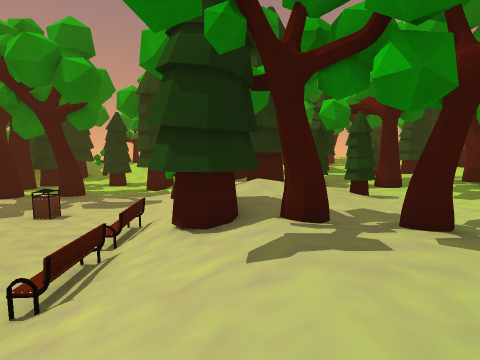
view 1 (above)

19 first-person views from a walk through a Unity game level. The camera is 1.2 m above the floor, tilts 6° down and sees 80° across. The floor is counted in squares, 1 m on a side. Each view is taken from the middle of a square. On the plan, view 1 faces up. The plan holds only what a view shows up to about 13 squares ahead; the rest is blank. The place goes on beyond the plan. The player character is not drawn. Some animated figures are left out. Some surface patterns are stand-ins.

view 2
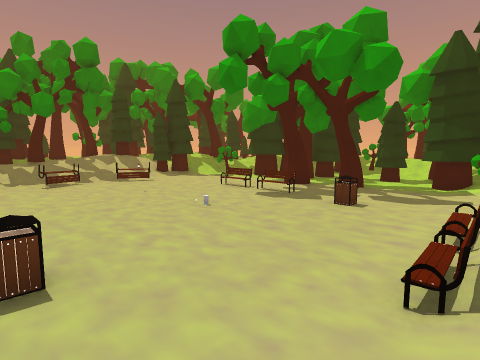

view 3
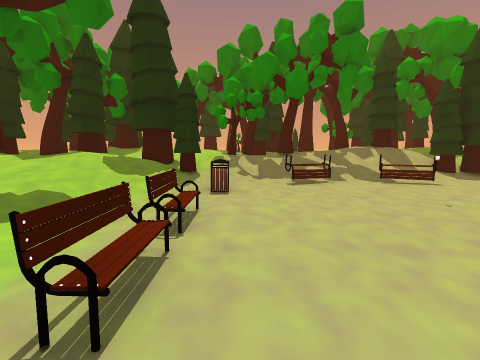

view 4
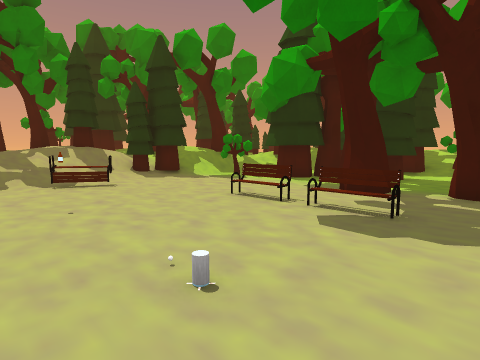

view 5
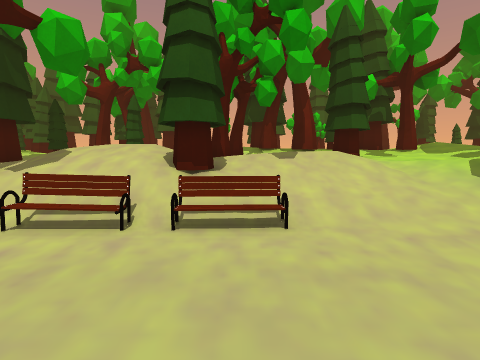

view 6
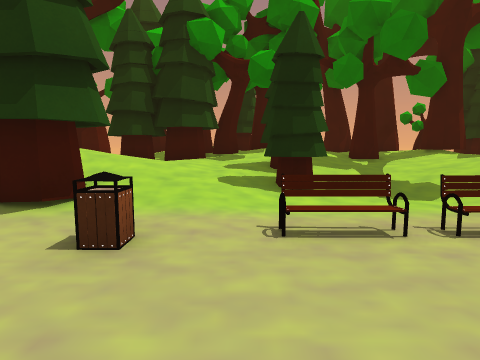

view 7
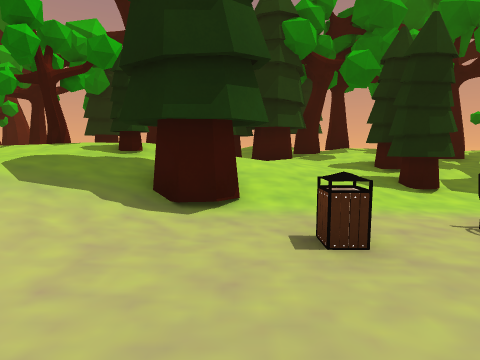

view 8
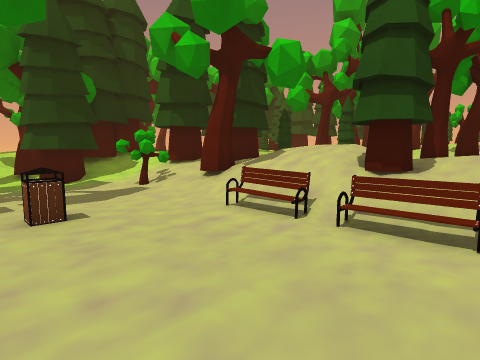

view 9
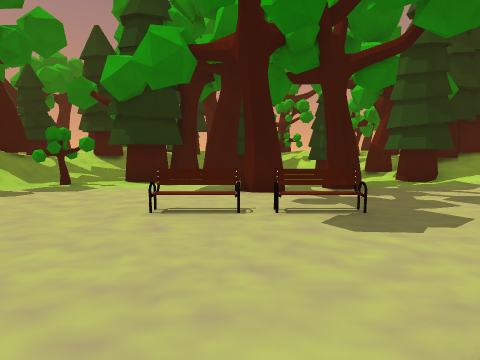

view 10
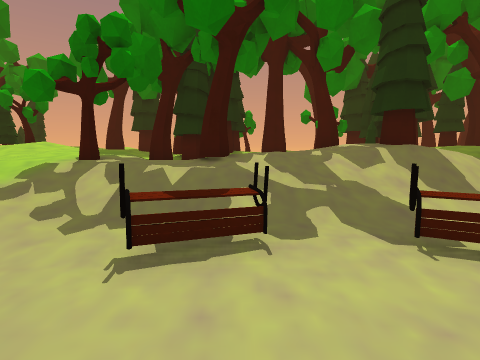

view 11
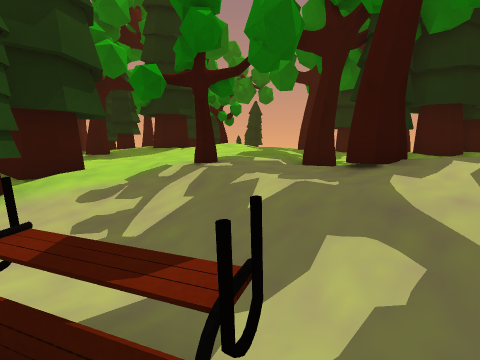

view 12
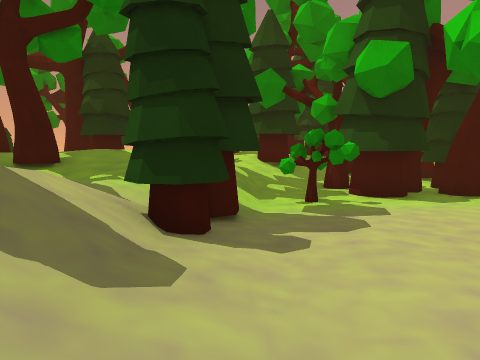

view 13
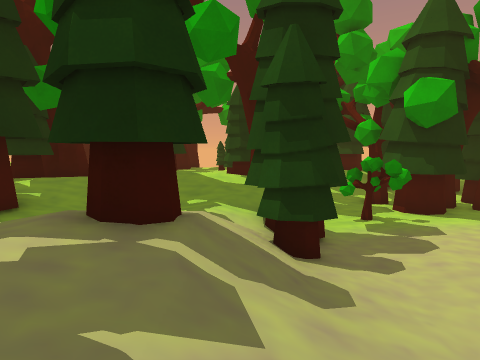

view 14
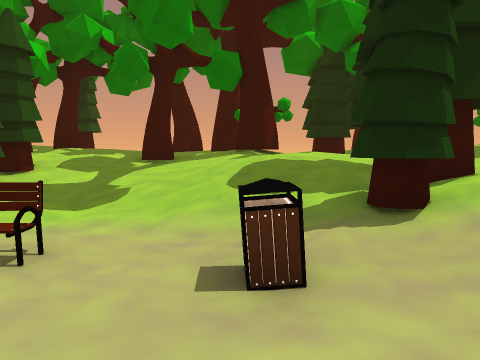

view 15
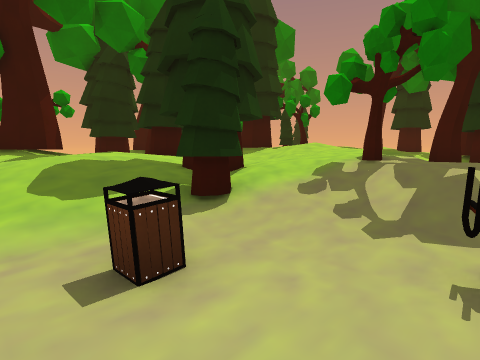

view 16
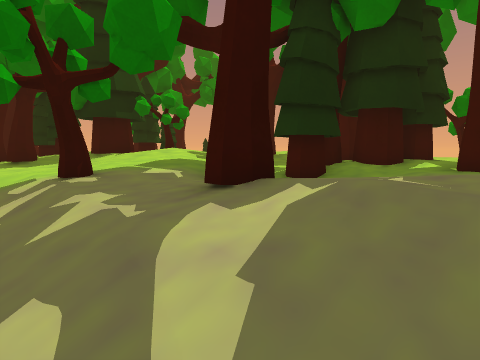

view 17
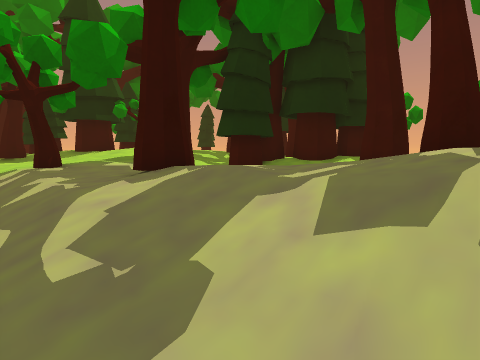

view 18
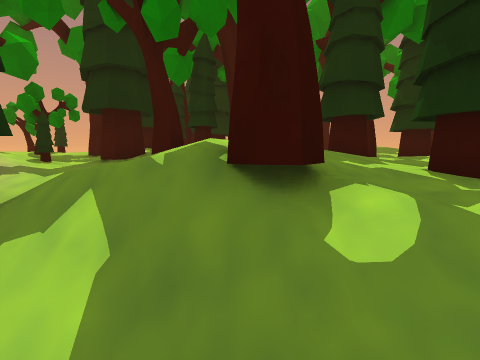

view 19
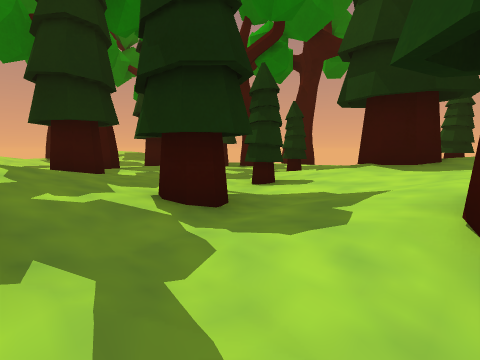

### Floor plan
Key: @ floor where view 1 was taken; # wall or solid block; x gap in a wall; . main floor; : floor 0.25 m higher than the main floor; + floor 0.75 m higher than the main floor; * floor 1 m higher than the main floor; % floor 1.25 m higher than the main floor; & floor 1.5 m higher than the main floor; / step, stairs or slope; = window, fence, low wall or low ledge; ^ raised ledge; O other object.
Columns run from 26 left of view 1 to 8 right of it. Each row starts with its distance up from view 1.
 21 # ***%#
 20 #%***##
 19 #%***#         ###  //
 18 ###%/#######   #./  //
 17  ##///*+//##   #.. #:##
 16    //////::## ##..  .#####
 15    &&/#//:######..  .###//
 14 &&///////####.....  .##//
 13 //#/////.#..... #.#...::/##   #%
 12 #/++*###.::....##......####   #%
 11 #/++*###:::...........:#==###****
 10 #+///###:::..==x==....::######*#*%#
  9 #//##//:::::........=.::///  *****#
  8 # %##///:=::...........:///% #****
  7   #/////==:............=///&/****
  6 #  %%///:=:.O..........//##///**//
  5 #*%%%///::.............#/###***//##
  4 ** *%*//=:............./=///*#*/%
  3 ##  #///:=.............:///%#*%#
  2 ####*///::............::///%% %#
  1 #****##///:=.........:::////#  #
  0 ///%% #////^:==x==::#:////@**   #
 -1 / %%%%**##///:::::::/###//****%##
 -2 //%%%**###////:::////###//%*%%###
 -3 &/&&/**##*//////##/////#/&//%//
 -4 ###//**//%%/////##/**//   ##
 -5  ####/##  %//++////####
 -6    #####  ////#//%%####
 -7       #/  ##%%%%%###   ##
 -8       ###x##%%%  ###      ##
 -9        ## ###     x&      #
-10       ###    ##   #

Where each view was taken, in squares from view 1:
view 1: 0 up, 0 right, facing up
view 2: 0 up, 2 left, facing up-left
view 3: 1 up, 7 left, facing left
view 4: 4 up, 7 left, facing up-left
view 5: 4 up, 7 left, facing right
view 6: 4 up, 8 left, facing down
view 7: 4 up, 5 left, facing down
view 8: 3 up, 7 left, facing up-right
view 9: 4 up, 11 left, facing up
view 10: 4 up, 14 left, facing left
view 11: 5 up, 17 left, facing down-left
view 12: 6 up, 19 left, facing up
view 13: 5 up, 21 left, facing up
view 14: 3 up, 15 left, facing down
view 15: 3 up, 14 left, facing down-left
view 16: 6 up, 19 left, facing down-left
view 17: 8 up, 19 left, facing down-left
view 18: 15 up, 17 left, facing left
view 19: 16 up, 18 left, facing up-left
